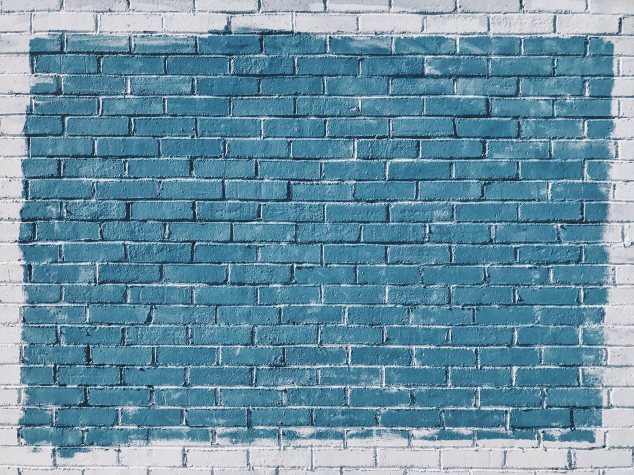
#> input picture DATA/bricks.jpg, 1267 x 950 px (shown at 1/2 size)
$ jupyter execute Edge.ipynb   (older library calls are emulated)
#> lines starting #> are read from the running program, lines starting #| are printed output that depends on the picture
# Edge detection

## Sobel

joint Gausssian smoothing plus differentiation operation
<br />
more resistant to noise
<br />
specify the direction of derivatives (yorder and xorder)
<br />
specify the size of kernel by the argument ksize
<br />
 If 'ksize = -1' means  a 3x3 Scharr filter for better result

[cell 1]
import cv2
import numpy as np

img = cv2.imread('../DATA/bricks.jpg', 0)
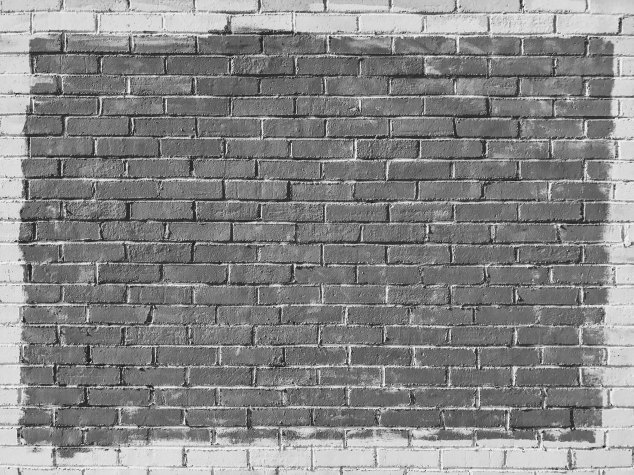
#> img: shape (950, 1267) (shown at 1/2 size); min 0, max 255, mean 134.5

#Sobel edges
sobel_x = cv2.Sobel(img, cv2.CV_64F, 0, 1, ksize = -1)
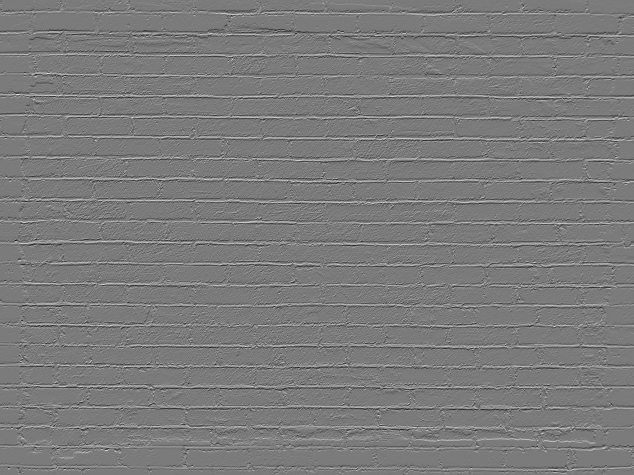
#> sobel_x: shape (950, 1267) float64 (shown at 1/2 size); min -3206, max 3422, mean 0.6; drawn with min black and max white
sobel_y = cv2.Sobel(img, cv2.CV_64F, 1, 0, ksize = -1)
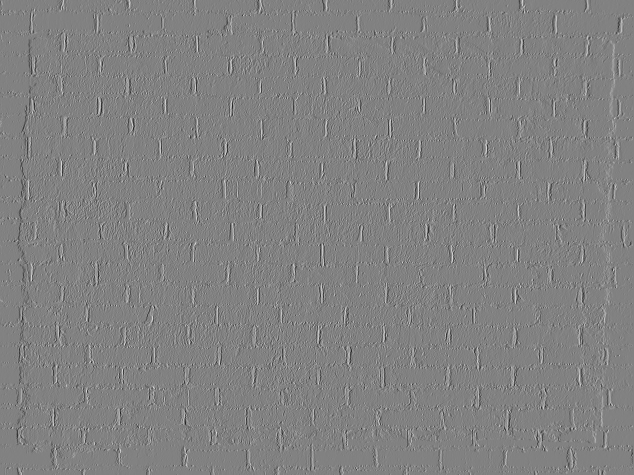
#> sobel_y: shape (950, 1267) float64 (shown at 1/2 size); min -3542, max 3428, mean -0.2; drawn with min black and max white

cv2.imshow('Image Gray', img)
cv2.waitKey(0)

cv2.imshow('Sobel X', sobel_x)
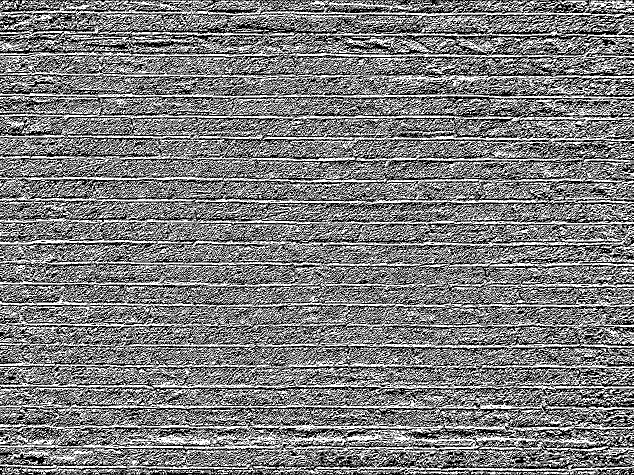
#> window 'Sobel X': shape (950, 1267) (shown at 1/2 size); 49.2% white in thin lines or dots
cv2.waitKey(0)

cv2.imshow('Sobel Y', sobel_y)
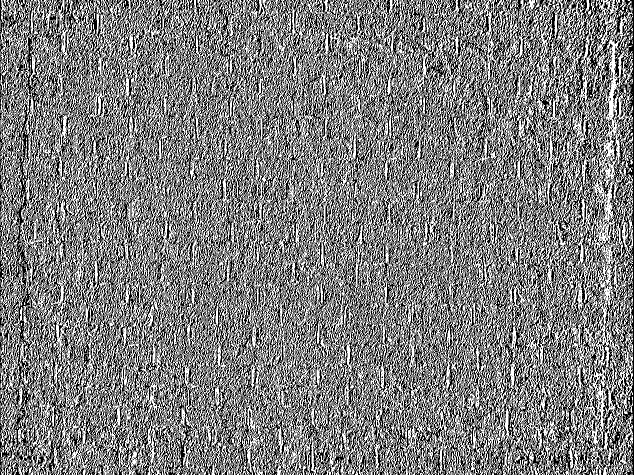
#> window 'Sobel Y': shape (950, 1267) (shown at 1/2 size); 49.5% white in thin lines or dots
cv2.waitKey(0)

sobel_OR = cv2.bitwise_or(sobel_x, sobel_y)
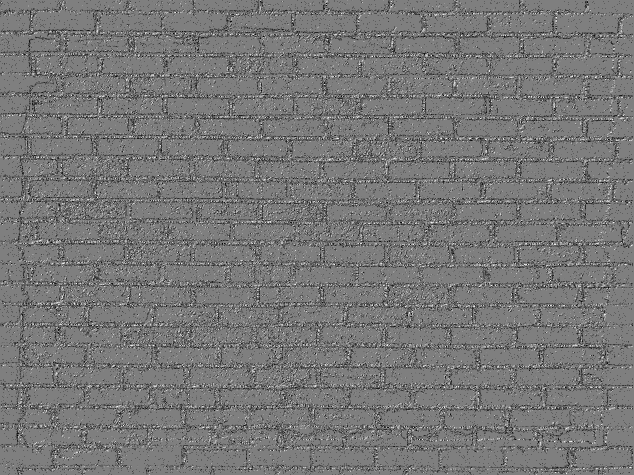
#> sobel_OR: shape (950, 1267) float64 (shown at 1/2 size); 0.75% of the values are NaN or infinite; the others: min -131040, max 131040, mean -7258; drawn with min black, max white, NaN and infinite black
cv2.imshow('sobel_OR', sobel_OR)
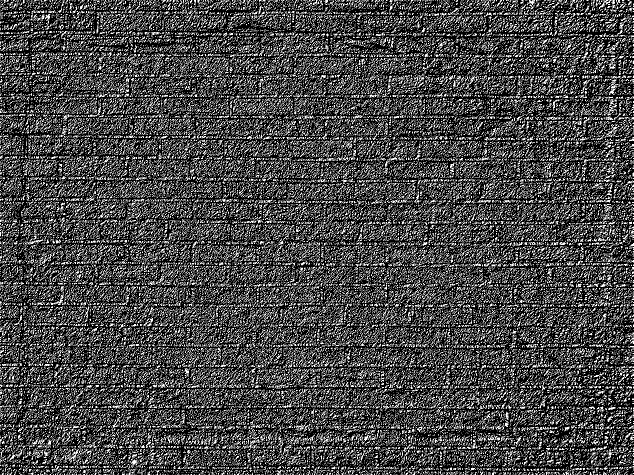
#> window 'sobel_OR': shape (950, 1267) (shown at 1/2 size); 27.9% white in thin lines or dots
cv2.waitKey(0)

cv2.destroyAllWindows()

## Laplacian Derivatives

calculates the Laplacian of the image in  both directions (yorder and xorder)
<br />
 each derivative is found using Sobel derivatives
<br />
## dst = $\Delta$src = $\frac{\frac{\partial^2src}{\partial x^2}}{\frac{\partial^2src}{\partial y^2}}$

[cell 2]
import cv2
import numpy as np

img = cv2.imread('../DATA/bricks.jpg', 0)

cv2.imshow('Image Gray', img)
cv2.waitKey(0)

laplacian = cv2.Laplacian(img, cv2.CV_64F)
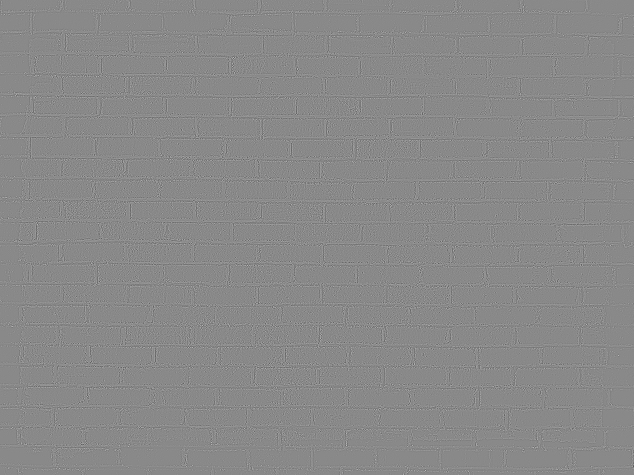
#> laplacian: shape (950, 1267) float64 (shown at 1/2 size); min -560, max 480, mean 0; drawn with min black and max white
cv2.imshow('Laplacian', laplacian)
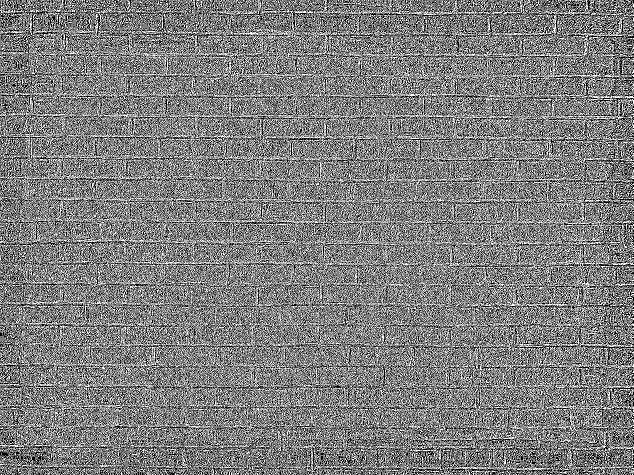
#> window 'Laplacian': shape (950, 1267) (shown at 1/2 size); 49.5% white in thin lines or dots
cv2.waitKey(0)

cv2.destroyAllWindows()

## Canny

### Steps
#### Noise Reduction
remove the noise iwith a 5x5 Gaussian filter
#### Finding Intensity Gradient of the Image
Sobel operation in both directions
<br />
#### Non-maximum Suppression
removal of unedge pixels
<br />
picking local maximum pixles
<br />

#### Hysteresis Thresholding
using of minVal and maxVal thresholding
<br />
edges with intensity gradient more than maxVal are sure to be edges
<br />
edges with intensity gradient less than minVal are sure to be non-edges and suppressed
<br />
edges between intensity gradient maxVal and minVal are cosidered to be edges if they are connected to “sure-edge” pixels

[cell 3]
import cv2

img = cv2.imread('../DATA/bricks.jpg', 0)

cv2.imshow('Image Gray', img)
cv2.waitKey(0)

canny = cv2.Canny(img, 300, 400)
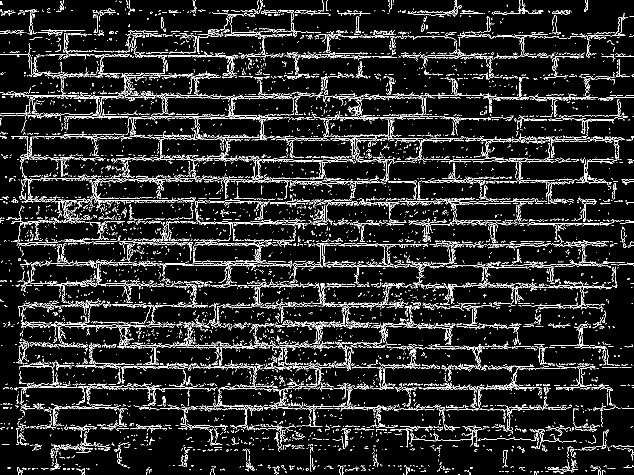
#> canny: shape (950, 1267) (shown at 1/2 size); 9.1% white in thin lines or dots
cv2.imshow('Canny', canny)
cv2.waitKey(0)

cv2.destroyAllWindows()

$ run again, with DATA/Nadia_Murad.jpg copied over DATA/bricks.jpg
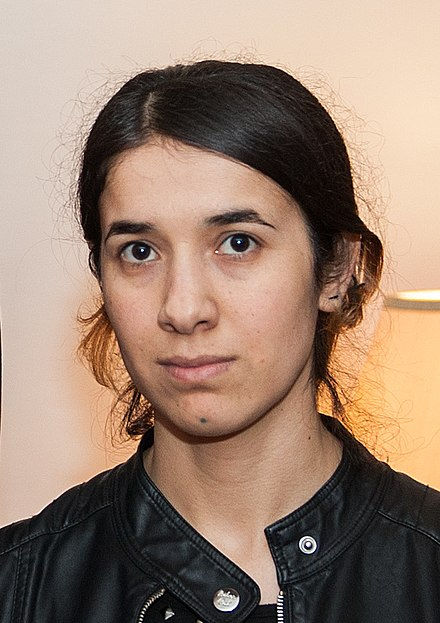
#> input picture DATA/Nadia_Murad.jpg, 440 x 623 px
#> `cv2.imshow('Sobel X', sobel_x)`:
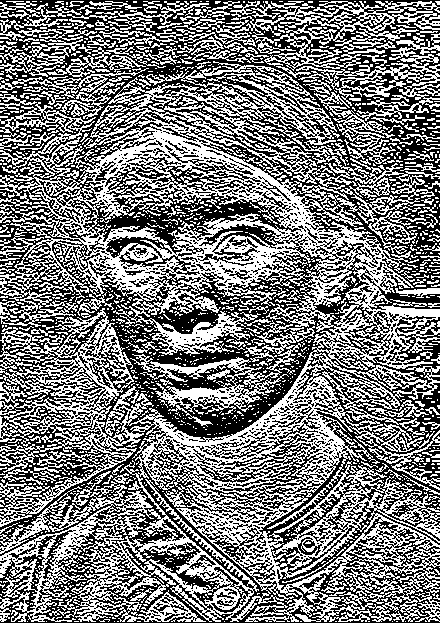
#> window 'Sobel X': shape (623, 440); 48.1% white in thin lines or dots
#> `canny = cv2.Canny(img, 300, 400)`:
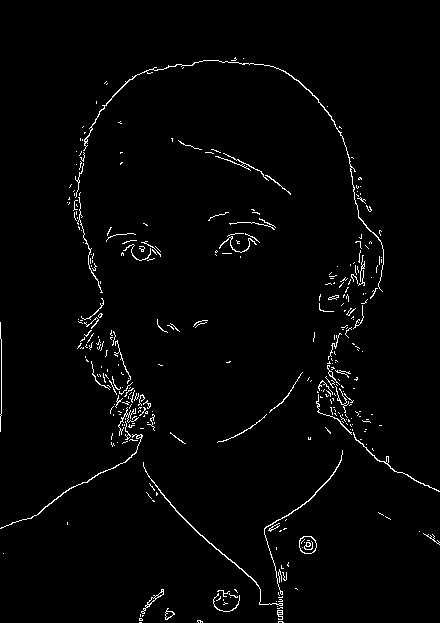
#> canny: shape (623, 440); 2% white in thin lines or dots
